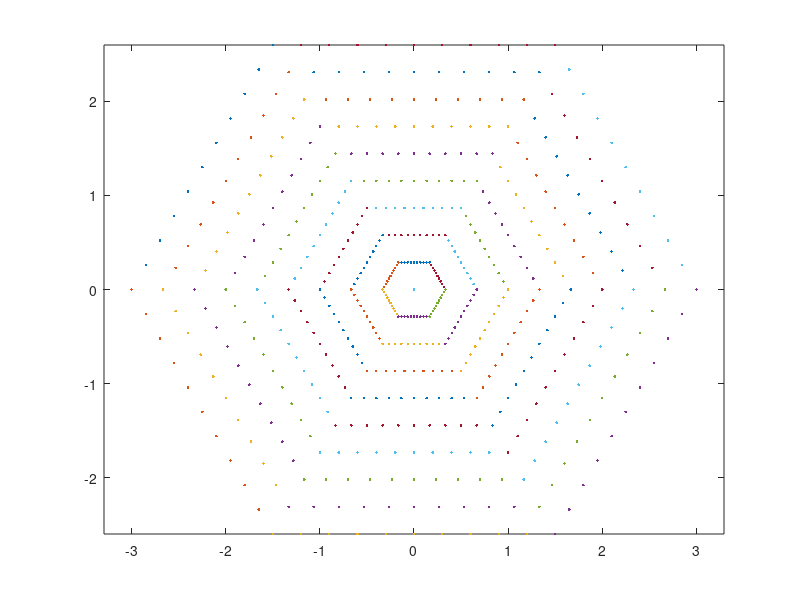

MATLAB code for this plot:
clear all
close all
clc

n=6;
r=3;
for j=linspace(0,r,10)
for i=1:n
    z=j*linspace(exp(2*pi*1i/n*(i-1)),exp(2*pi*1i/n*i),11);

    plot(real(z),imag(z),'.')
    hold on
    axis equal
end
end